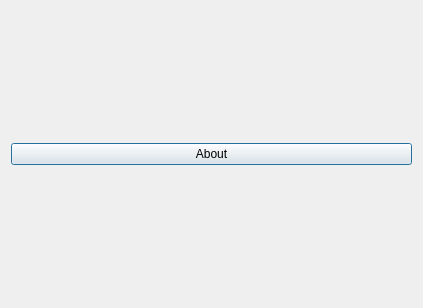
<?xml version="1.0" encoding="UTF-8"?>
<ui version="4.0">
 <class>About</class>
 <widget class="QDialog" name="About">
  <property name="geometry">
   <rect>
    <x>0</x>
    <y>0</y>
    <width>423</width>
    <height>308</height>
   </rect>
  </property>
  <property name="windowTitle">
   <string>Dialog</string>
  </property>
  <layout class="QHBoxLayout" name="horizontalLayout">
   <item>
    <widget class="QPushButton" name="aboutButton">
     <property name="text">
      <string>About</string>
     </property>
    </widget>
   </item>
  </layout>
 </widget>
 <resources/>
 <connections/>
</ui>
